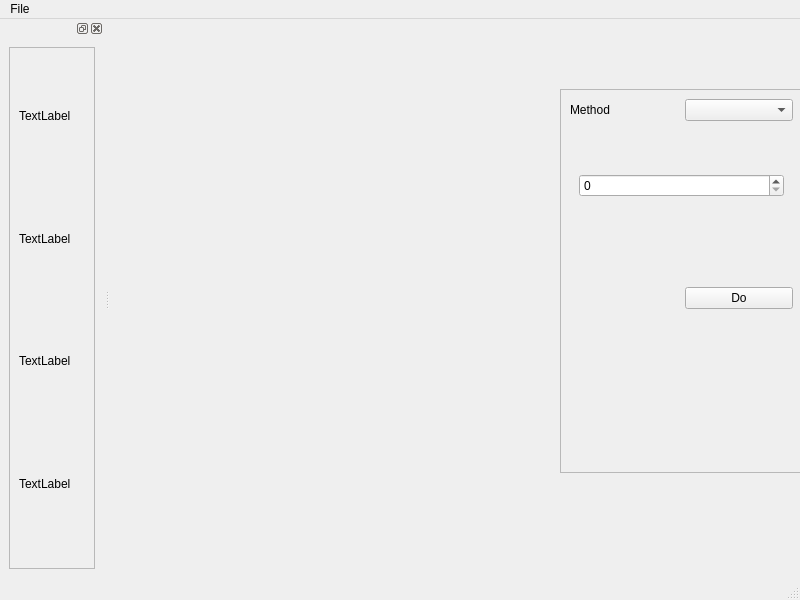
<?xml version="1.0" encoding="UTF-8"?>
<ui version="4.0">
 <class>OpenCVWindow</class>
 <widget class="QMainWindow" name="OpenCVWindow">
  <property name="geometry">
   <rect>
    <x>0</x>
    <y>0</y>
    <width>800</width>
    <height>600</height>
   </rect>
  </property>
  <property name="windowTitle">
   <string>MainWindow</string>
  </property>
  <widget class="QWidget" name="centralwidget">
   <widget class="QScrollArea" name="scrollArea">
    <property name="geometry">
     <rect>
      <x>450</x>
      <y>70</y>
      <width>243</width>
      <height>384</height>
     </rect>
    </property>
    <property name="minimumSize">
     <size>
      <width>80</width>
      <height>0</height>
     </size>
    </property>
    <property name="widgetResizable">
     <bool>true</bool>
    </property>
    <widget class="QWidget" name="scrollAreaWidgetContents">
     <property name="geometry">
      <rect>
       <x>0</x>
       <y>0</y>
       <width>241</width>
       <height>382</height>
      </rect>
     </property>
     <layout class="QGridLayout" name="gridLayout_4">
      <item row="0" column="1">
       <widget class="QComboBox" name="comboBox"/>
      </item>
      <item row="0" column="0">
       <widget class="QLabel" name="label">
        <property name="text">
         <string>Method</string>
        </property>
       </widget>
      </item>
      <item row="2" column="1">
       <widget class="QPushButton" name="btnProcess">
        <property name="text">
         <string>Do</string>
        </property>
       </widget>
      </item>
      <item row="3" column="1">
       <spacer name="verticalSpacer_3">
        <property name="orientation">
         <enum>Qt::Vertical</enum>
        </property>
        <property name="sizeHint" stdset="0">
         <size>
          <width>20</width>
          <height>140</height>
         </size>
        </property>
       </spacer>
      </item>
      <item row="1" column="0" colspan="2">
       <widget class="QStackedWidget" name="stackedWidget">
        <property name="currentIndex">
         <number>2</number>
        </property>
        <widget class="QWidget" name="page">
         <layout class="QGridLayout" name="gridLayout_2">
          <item row="0" column="0">
           <widget class="QLabel" name="label_2">
            <property name="text">
             <string>TextLabel</string>
            </property>
           </widget>
          </item>
          <item row="0" column="1">
           <widget class="QLineEdit" name="lineEdit"/>
          </item>
          <item row="1" column="0" colspan="2">
           <spacer name="verticalSpacer">
            <property name="orientation">
             <enum>Qt::Vertical</enum>
            </property>
            <property name="sizeHint" stdset="0">
             <size>
              <width>20</width>
              <height>86</height>
             </size>
            </property>
           </spacer>
          </item>
         </layout>
        </widget>
        <widget class="QWidget" name="page_2">
         <layout class="QGridLayout" name="gridLayout_3">
          <item row="0" column="0" colspan="2">
           <widget class="QWidget" name="widget" native="true"/>
          </item>
          <item row="1" column="0">
           <widget class="QLabel" name="label_3">
            <property name="text">
             <string>TextLabel</string>
            </property>
           </widget>
          </item>
          <item row="1" column="1">
           <widget class="QSpinBox" name="spinBox"/>
          </item>
          <item row="2" column="0" colspan="2">
           <spacer name="verticalSpacer_2">
            <property name="orientation">
             <enum>Qt::Vertical</enum>
            </property>
            <property name="sizeHint" stdset="0">
             <size>
              <width>20</width>
              <height>63</height>
             </size>
            </property>
           </spacer>
          </item>
         </layout>
        </widget>
        <widget class="QWidget" name="page_3">
         <layout class="QGridLayout" name="gridLayout">
          <item row="0" column="0">
           <widget class="RGBEditor" name="colorW" native="true">
            <property name="minimumSize">
             <size>
              <width>0</width>
              <height>32</height>
             </size>
            </property>
           </widget>
          </item>
          <item row="1" column="0">
           <widget class="QSpinBox" name="threshholdW">
            <property name="maximum">
             <number>500</number>
            </property>
           </widget>
          </item>
          <item row="2" column="0">
           <spacer name="verticalSpacer_4">
            <property name="orientation">
             <enum>Qt::Vertical</enum>
            </property>
            <property name="sizeHint" stdset="0">
             <size>
              <width>20</width>
              <height>38</height>
             </size>
            </property>
           </spacer>
          </item>
         </layout>
        </widget>
       </widget>
      </item>
     </layout>
    </widget>
   </widget>
  </widget>
  <widget class="QMenuBar" name="menubar">
   <property name="geometry">
    <rect>
     <x>0</x>
     <y>0</y>
     <width>800</width>
     <height>22</height>
    </rect>
   </property>
   <widget class="QMenu" name="menuFile">
    <property name="title">
     <string>File</string>
    </property>
    <addaction name="actionOpen"/>
   </widget>
   <addaction name="menuFile"/>
  </widget>
  <widget class="QStatusBar" name="statusbar"/>
  <widget class="QDockWidget" name="dockWidget">
   <attribute name="dockWidgetArea">
    <number>1</number>
   </attribute>
   <widget class="QWidget" name="dockWidgetContents">
    <layout class="QGridLayout" name="gridLayout_5">
     <item row="0" column="0">
      <widget class="QScrollArea" name="scrollArea_2">
       <property name="widgetResizable">
        <bool>false</bool>
       </property>
       <widget class="QWidget" name="scrollAreaWidgetContents_2">
        <property name="geometry">
         <rect>
          <x>0</x>
          <y>0</y>
          <width>84</width>
          <height>503</height>
         </rect>
        </property>
        <layout class="QGridLayout" name="gridLayout_6">
         <item row="2" column="0">
          <widget class="QLabel" name="pp3">
           <property name="text">
            <string>TextLabel</string>
           </property>
          </widget>
         </item>
         <item row="0" column="0">
          <widget class="QLabel" name="pp1">
           <property name="text">
            <string>TextLabel</string>
           </property>
          </widget>
         </item>
         <item row="3" column="0">
          <widget class="QLabel" name="pp4">
           <property name="text">
            <string>TextLabel</string>
           </property>
          </widget>
         </item>
         <item row="1" column="0">
          <widget class="QLabel" name="pp2">
           <property name="text">
            <string>TextLabel</string>
           </property>
          </widget>
         </item>
        </layout>
       </widget>
      </widget>
     </item>
    </layout>
   </widget>
  </widget>
  <action name="actionOpen">
   <property name="text">
    <string>Open</string>
   </property>
  </action>
 </widget>
 <customwidgets>
  <customwidget>
   <class>RGBEditor</class>
   <extends>QWidget</extends>
   <header>rgbeditor.h</header>
   <container>1</container>
  </customwidget>
 </customwidgets>
 <resources/>
 <connections/>
</ui>
